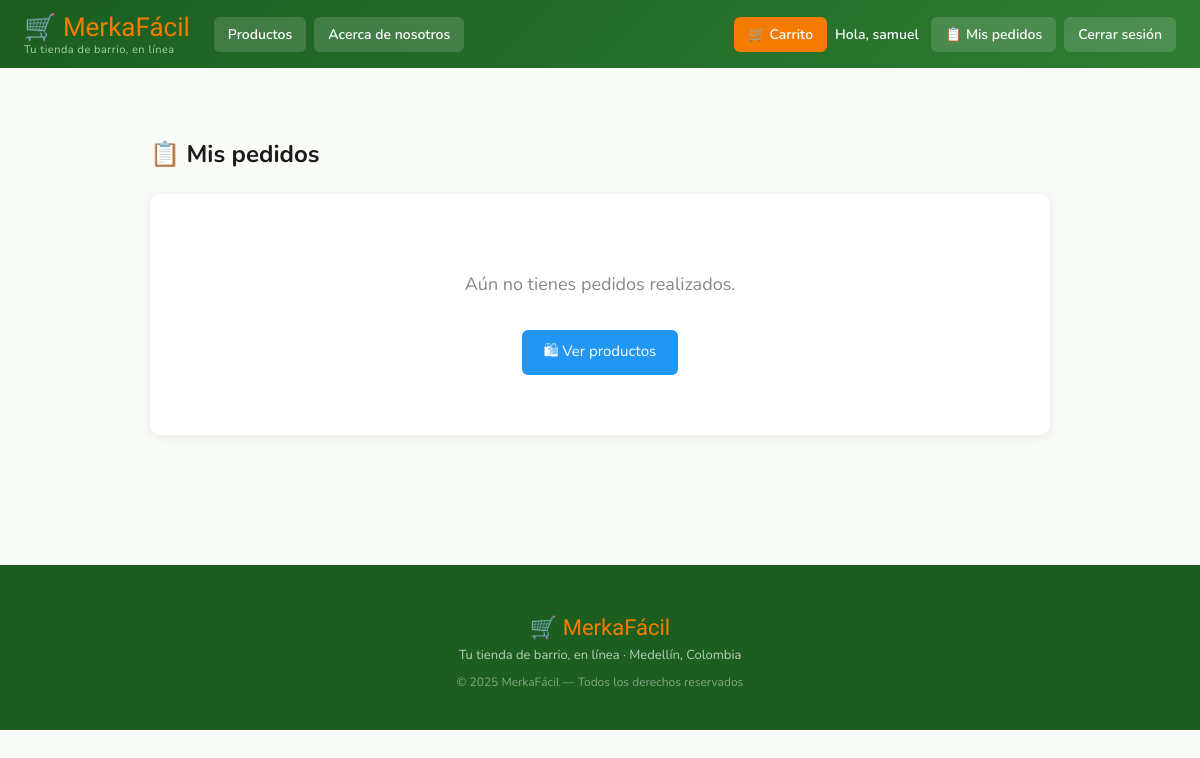
Page /carrito/pedidos/ (signed in) on the earlier database version.
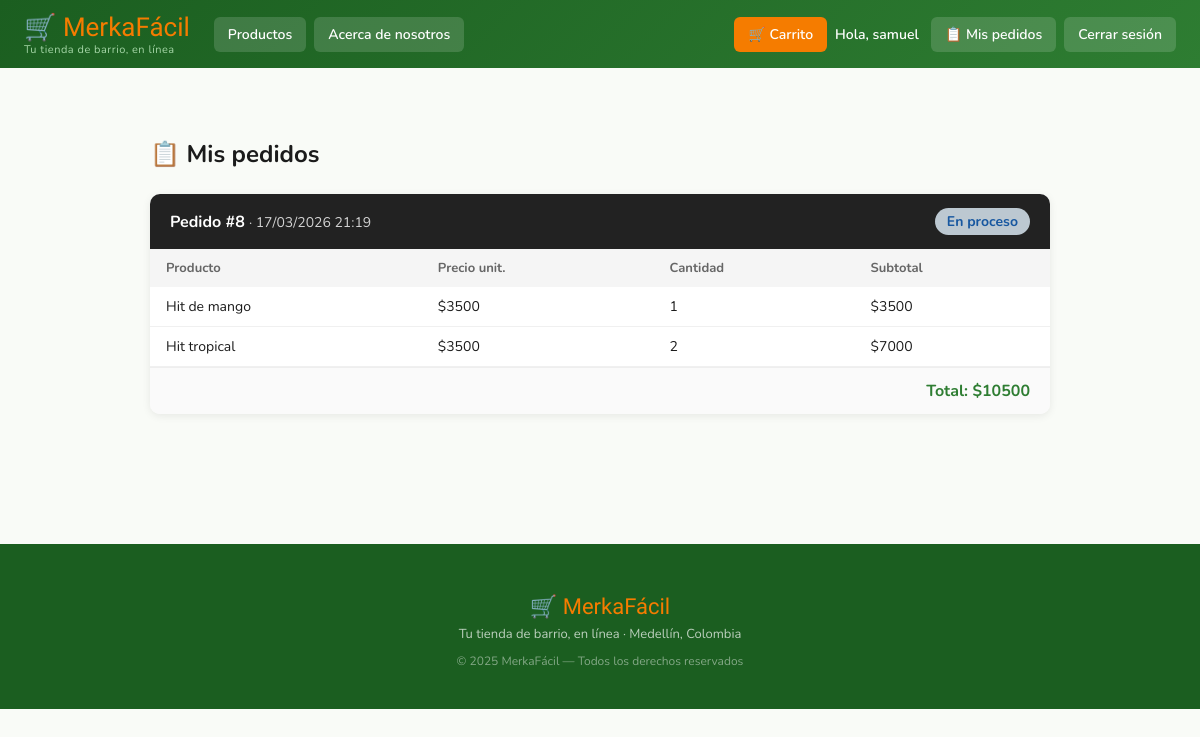
Same page on the later database version.
### carrito/models.py (models this page shows, shortened)
class Pedido(models.Model):
    ESTADOS = [
        ('pendiente', 'Pendiente'),
        ('en_proceso', 'En proceso'),
        ('entregado', 'Entregado'),
        ('cancelado', 'Cancelado'),
    ]
    usuario = models.ForeignKey(User, on_delete=models.CASCADE, related_name='pedidos')
    fecha = models.DateTimeField(auto_now_add=True)
    total = models.DecimalField(max_digits=10, decimal_places=0)
    estado = models.CharField(max_length=20, choices=ESTADOS, default='pendiente')
    class Meta:
        ordering = ['-fecha']
        verbose_name = 'Pedido'
        verbose_name_plural = 'Pedidos'

class ItemPedido(models.Model):
    pedido = models.ForeignKey(Pedido, on_delete=models.CASCADE, related_name='items')
    producto_id = models.IntegerField()
    nombre = models.CharField(max_length=200)
    precio = models.DecimalField(max_digits=10, decimal_places=0)
    cantidad = models.IntegerField()
    imagen = models.CharField(max_length=500, blank=True)
    def subtotal(self):
        return self.precio * self.cantidad

### carrito/views.py (the view)
# urls.py: path("pedidos/", views.mis_pedidos, name="mis_pedidos"),
@login_required
def mis_pedidos(request):
    pedidos = Pedido.objects.filter(usuario=request.user)
    return render(request, "carrito/pedidos.html", {"pedidos": pedidos})

### carrito/templates/carrito/pedidos.html (shortened to what this page needs)
{% extends "base.html" %}
{% block content %}
<div class="pedidos-container">
    <h2>📋 Mis pedidos</h2>
    {% if pedidos %}
        {% for pedido in pedidos %}
        <div class="pedido-card">
            <div class="pedido-header">
                <div>
                    <strong>Pedido #{{ pedido.id }}</strong>
                    <span>· {{ pedido.fecha|date:"d/m/Y H:i" }}</span>
                </div>
                <span class="estado estado-{{ pedido.estado }}">
                    {{ pedido.get_estado_display }}
                </span>
            </div>
            <table>
                <thead>
                    <tr>
                        <th>Producto</th>
                        <th>Precio unit.</th>
                        <th>Cantidad</th>
                        <th>Subtotal</th>
                    </tr>
                </thead>
                <tbody>
                    {% for item in pedido.items.all %}
                    <tr>
                        <td>{{ item.nombre }}</td>
                        <td>${{ item.precio|floatformat:0 }}</td>
                        <td>{{ item.cantidad }}</td>
                        <td>${{ item.subtotal|floatformat:0 }}</td>
                    </tr>
                    {% endfor %}
                </tbody>
            </table>
            <div class="pedido-total">Total: ${{ pedido.total|floatformat:0 }}</div>
        </div>
        {% endfor %}
    {% else %}
        <div class="vacio">
            <p style="font-size:18px;">Aún no tienes pedidos realizados.</p>
            <a href="{% url 'catalogo' %}" class="btn-catalogo">🛍 Ver productos</a>
        </div>
    {% endif %}
</div>
{% endblock %}

Differences in the rows shown:
added Pedido: id "8", fecha "17/03/2026 21:19", estado "En proceso", total "10500"
added ItemPedido: nombre "Hit de mango", precio "3500", cantidad "1", subtotal "3500"
added ItemPedido: nombre "Hit tropical", precio "3500", cantidad "2", subtotal "7000"
Other differences:
text no longer shown: "Aún no tienes pedidos realizados. 🛍 Ver productos"
